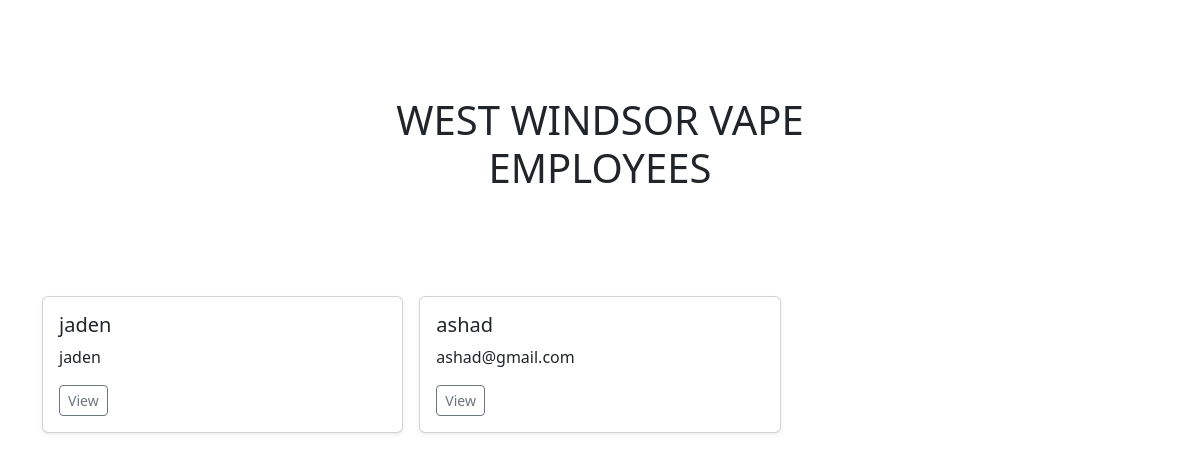
Page /jadenSite/ on the earlier database version.
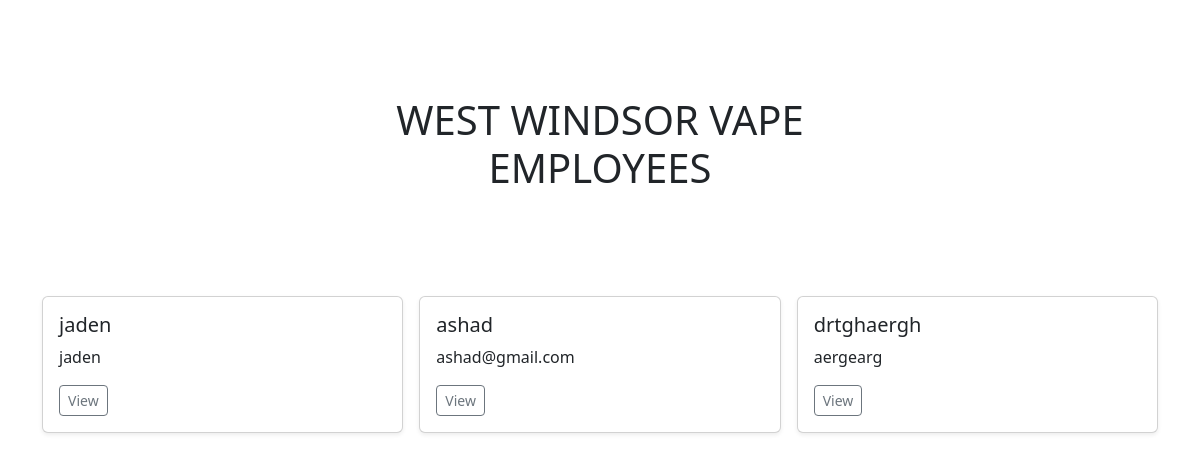
Same page on the later database version.
### myapp/models.py (models this page shows)
class SiteUsers(models.Model):
    name = models.CharField(max_length=255)
    email = models.CharField(max_length=255)
    password = models.CharField(max_length=255)

### myapp/views.py (the view)
# urls.py: path('jadenSite/',views.jadenWebsite, name ='jadenSite'),
def jadenWebsite(request):
    men = jadenSite.objects.all().values()
    Users = SiteUsers.objects.all().values()
    template = loader.get_template('index.html')
    thingsinDatabase ={
        'men':men,
        'users':Users
    }
    return HttpResponse(template.render(thingsinDatabase,request))

### myapp/templates/index.html (shortened to what this page needs)
<!DOCTYPE html>
<html lang="en">
  <head>
    <link
      href="https://cdn.jsdelivr.net/npm/bootstrap@5.2.0/dist/css/bootstrap.min.css"
      rel="stylesheet"
    />
  </head>
  <body>
    <main>
      <section class="py-5 text-center container">
        <div class="row py-lg-5">
          <div class="col-lg-5 col-md-8 mx-auto">
            <h1 class="fw-light">WEST WINDSOR VAPE EMPLOYEES</h1>
          </div>
        </div>
      </section>
        <div class="container">
          <div class="row row-cols-8 row-cols-sm-2 row-cols-md-3 g-3">
            {%for x in users%}
            <div class="col">
              <div class="card shadow-sm">
                <div class="card-body">
                  <h5 class="card-title">{{x.name}}</h5>
                  <p class="card-text">
                    {{x.email}}
                  </p>
                  <div
                    class="d-flex justify-content-between align-items-center"
                  >
                    <div class="btn-group">
                      <button
                        type="button"
                        class="btn btn-sm btn-outline-secondary"
                      >
                        View
                      </button>
                    </div>
                  </div>
                </div>
              </div>
            </div>
            {% endfor %}
            </div>
          </div>
    </main>

Differences in the rows shown:
added SiteUsers: name "drtghaergh", email "aergearg"
